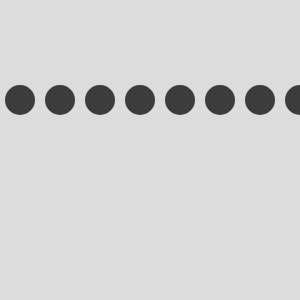
Frame 1 (no input)
Frame 60 (no input): identical to frame 1, image omitted
Frame 120 (the mouse pressed at the canvas centre since frame 60): identical to frame 1, image omitted

The p5.js sketch that drew this single still picture (run headless with seeded random() and noise() and a simulated clock; from frame 60 on, the mouse is pressed at the canvas centre):

// p5.js sketch
// ── sketch.js
function setup() {
  createCanvas(300, 300);
  noStroke();
}

function draw() {
  background(220);
  fill(60);
for (let i = 0; i < 10; i++) {
  circle(20 + i * 40, 100, 30);
}
}
